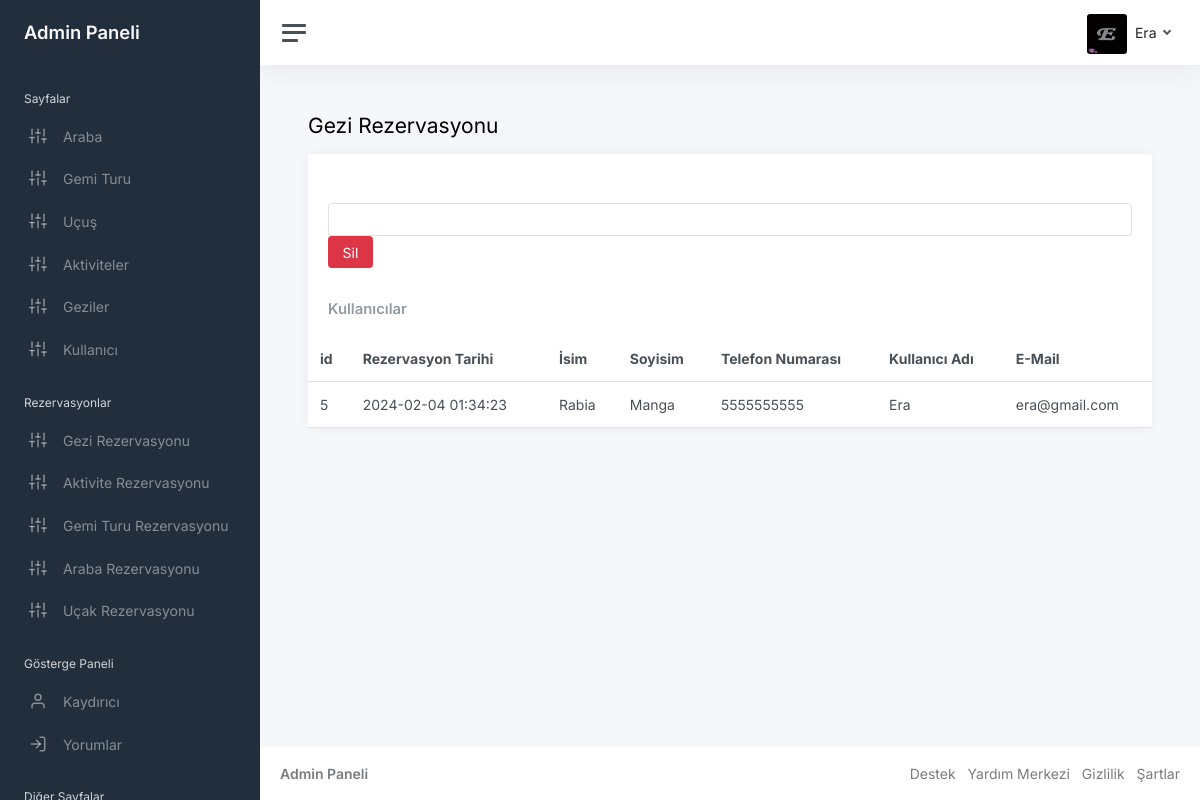
/admin/booking-trip.php (signed in), run on the app's committed database.
### tables this page shows
CREATE TABLE `bookings_trip` (
  `booking_id` int(11) NOT NULL,
  `user_id` int(11) DEFAULT NULL,
  `trip_id` int(11) DEFAULT NULL,
  `booking_date` timestamp NOT NULL DEFAULT current_timestamp(),
  `first_name` varchar(255) DEFAULT NULL,
  `last_name` varchar(255) DEFAULT NULL,
  `phone_number` varchar(15) DEFAULT NULL
);

CREATE TABLE `users` (
  `id` int(4) NOT NULL,
  `username` varchar(200) NOT NULL,
  `mypassword` varchar(200) NOT NULL,
  `email` varchar(200) NOT NULL,
  `create_at` timestamp NOT NULL DEFAULT current_timestamp(),
  `admin` int(3) NOT NULL
);

### admin/booking-trip.php (the view, shortened to what this page needs)
<?php require "includes/header.php"?>
<main class="content">
				<div class="container-fluid p-0">
					<h1 class="h3 mb-3">Gezi Rezervasyonu</h1>
					<div class="row">
						<div class="col-12">
							<div class="card">
							<div class="card-header">
</div>
							<div class="card-header">
							<form method="post">
							<input type="number" class="form-control" name="id">
<button name="submit"  class="btn btn-danger" type="submit" id="form_submit_button" class="form_submit_button button trans_200">Sil<span></span><span></span><span></span></button>
								</div>
								<div class="card-header">
									<h5 class="card-title mb-0">Kullanıcılar</h5>
								</div>
								<table class="table table-hover my-0">
									<thead>
										<tr>
                                        <th>id</th>
											<th>Rezervasyon Tarihi</th>
											<th class="d-none d-xl-table-cell">İsim</th>
											<th class="d-none d-xl-table-cell">Soyisim</th>
											<th>Telefon Numarası</th>
                                            <th>Kullanıcı Adı</th>
                                            <th>E-Mail</th>
										</tr>
									</thead>
									<tbody>
<?php
try {
    $stmt= $conn->prepare("SELECT  bt.booking_id,  bt.booking_date, bt.first_name, bt.last_name, bt.phone_number, u.username, u.email, t.title, t.price
    FROM     bookings_trip bt    INNER JOIN    users u ON bt.user_id = u.id    INNER JOIN    trips t ON bt.trip_id = t.id     ");
    $stmt ->execute();
    while($row = $stmt->fetch(PDO::FETCH_ASSOC)){
?>
										<tr>
										<td class="d-none d-xl-table-cell"><?php echo $row["booking_id"]; ?></td>
											<td class="d-none d-xl-table-cell"><?php echo $row["booking_date"]; ?></td>
                                            <td class="d-none d-xl-table-cell"><?php echo $row["first_name"]; ?></td>
                                            <td class="d-none d-xl-table-cell"><?php echo $row["last_name"]; ?></td>
                                            <td class="d-none d-xl-table-cell"><?php echo $row["phone_number"]; ?></td>
                                            <td class="d-none d-xl-table-cell"><?php echo $row["username"]; ?>  </td>
                                            <td class="d-none d-xl-table-cell"><?php echo $row["email"]; ?>  </td>
										</tr>
                                <?php
    }
}
catch(PDOException $e)
{
    echo "Error" .$e->getMessage();
}
                                ?>
									</tbody>
								</table>
							</div>
						</div>
					</div>
				</div>
			</main>
<?php require "includes/footer.php"?>

### data on the page
bookings_trip: booking_id "5", booking_date "2024-02-04 01:34:23", first_name "Rabia", last_name "Manga", phone_number "5555555555", user.username "Era", user.email "era@gmail.com"

### other printed values
$_SESSION['admin'] "Era"
